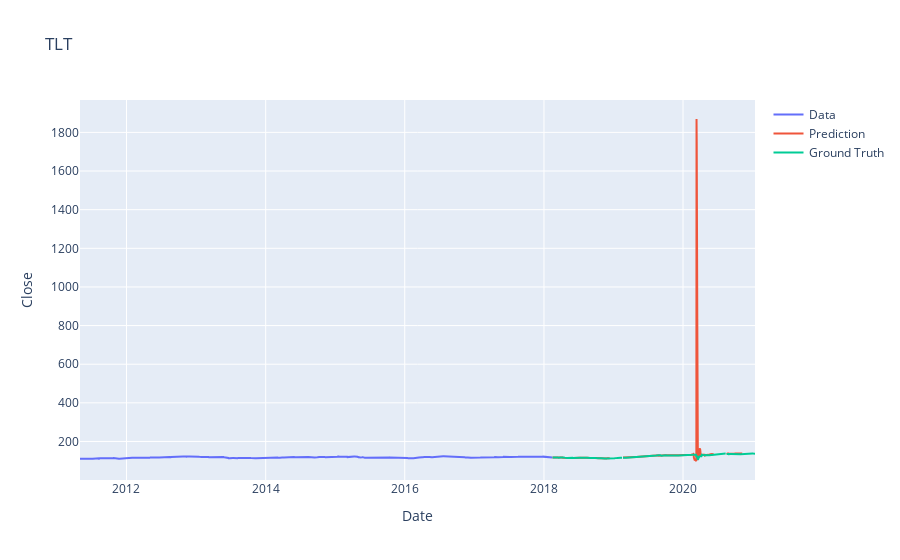

The notebook cell saved with this chart:
### Code cell
#Make predictions for futre prices
prediction = model.predict_generator(test_generator)

#Test model predictions for accuracy through plottting
close_train = close_train.reshape((-1))
close_test = close_test.reshape((-1))
prediction = prediction.reshape((-1))

#PLot for training prices
trace1 = go.Scatter(
    x = date_train,
    y = close_train,
    mode = 'lines',
    name = 'Data'
)
# PLotting our predicted prices
trace2 = go.Scatter(
    x = date_test,
    y = prediction,
    mode = 'lines',
    name = 'Prediction'
)
#plotting the actual prices for the period of time that was predicted
trace3 = go.Scatter(
    x = date_test,
    y = close_test,
    mode='lines',
    name = 'Ground Truth'
)
#Plot features and labels
layout = go.Layout(
    title = "TLT",
    xaxis = {'title' : "Date"},
    yaxis = {'title' : "Close"}
)
#Show plot
fig = go.Figure(data=[trace1, trace2, trace3], layout=layout)
fig.show()

### Figure 1 — Plotly figure (JSON) as saved in the notebook; plotly's stock layout.template omitted (floating-point values rounded to 4 significant figures; data arrays with more than 128 entries replaced by an {"elided": "..."} marker saying what was removed)
{"data": [{"mode": "lines", "name": "Data", "type": "scatter", "x": {"elided": "1710 str values"}, "y": {"elided": "1710 float values"}}, {"mode": "lines", "name": "Prediction", "type": "scatter", "x": {"elided": "733 str values"}, "y": {"elided": "688 float values"}}, {"mode": "lines", "name": "Ground Truth", "type": "scatter", "x": {"elided": "733 str values"}, "y": {"elided": "733 float values"}}], "layout": {"title": {"text": "TLT"}, "xaxis": {"title": {"text": "Date"}}, "yaxis": {"title": {"text": "Close"}}}}
